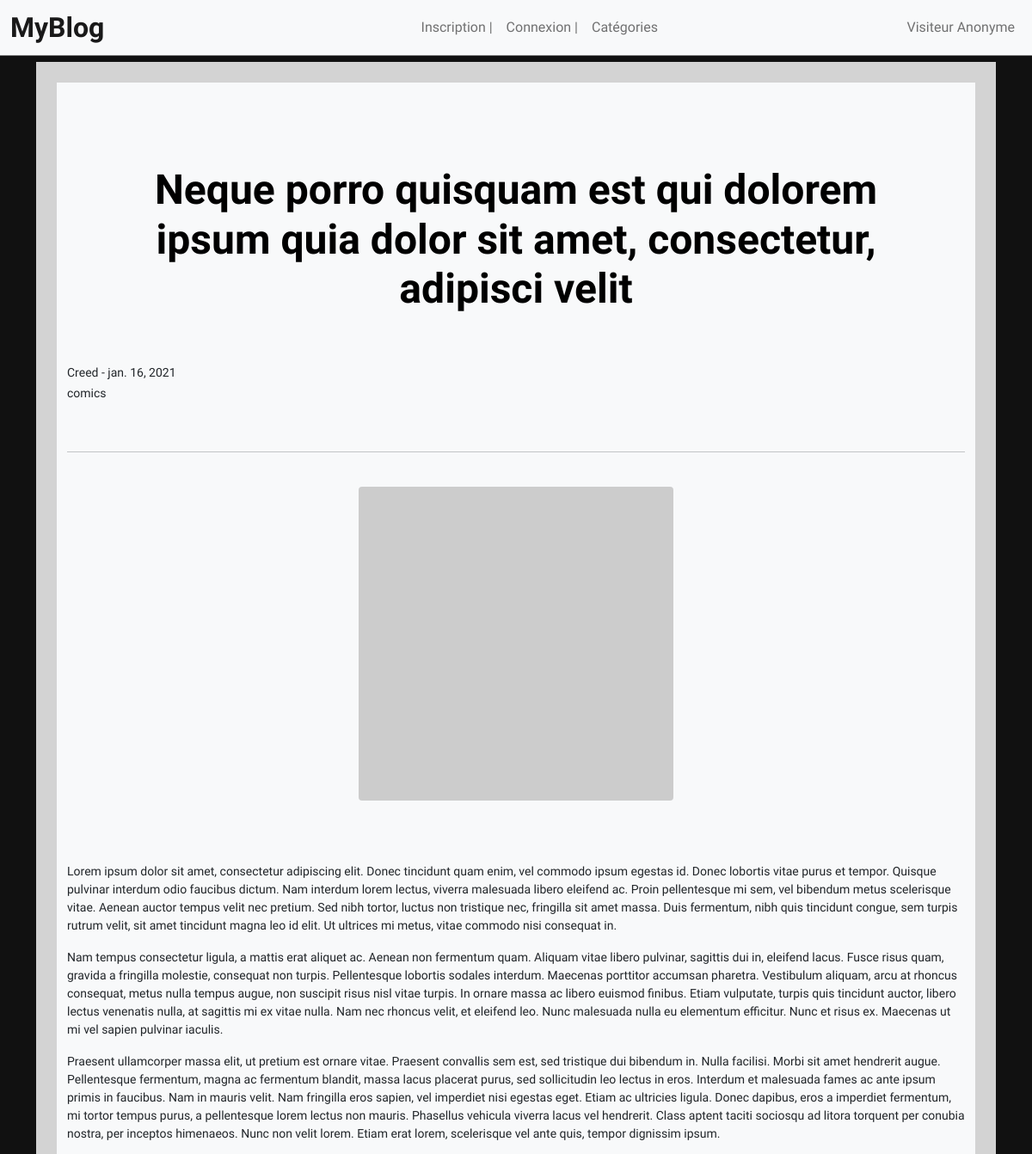
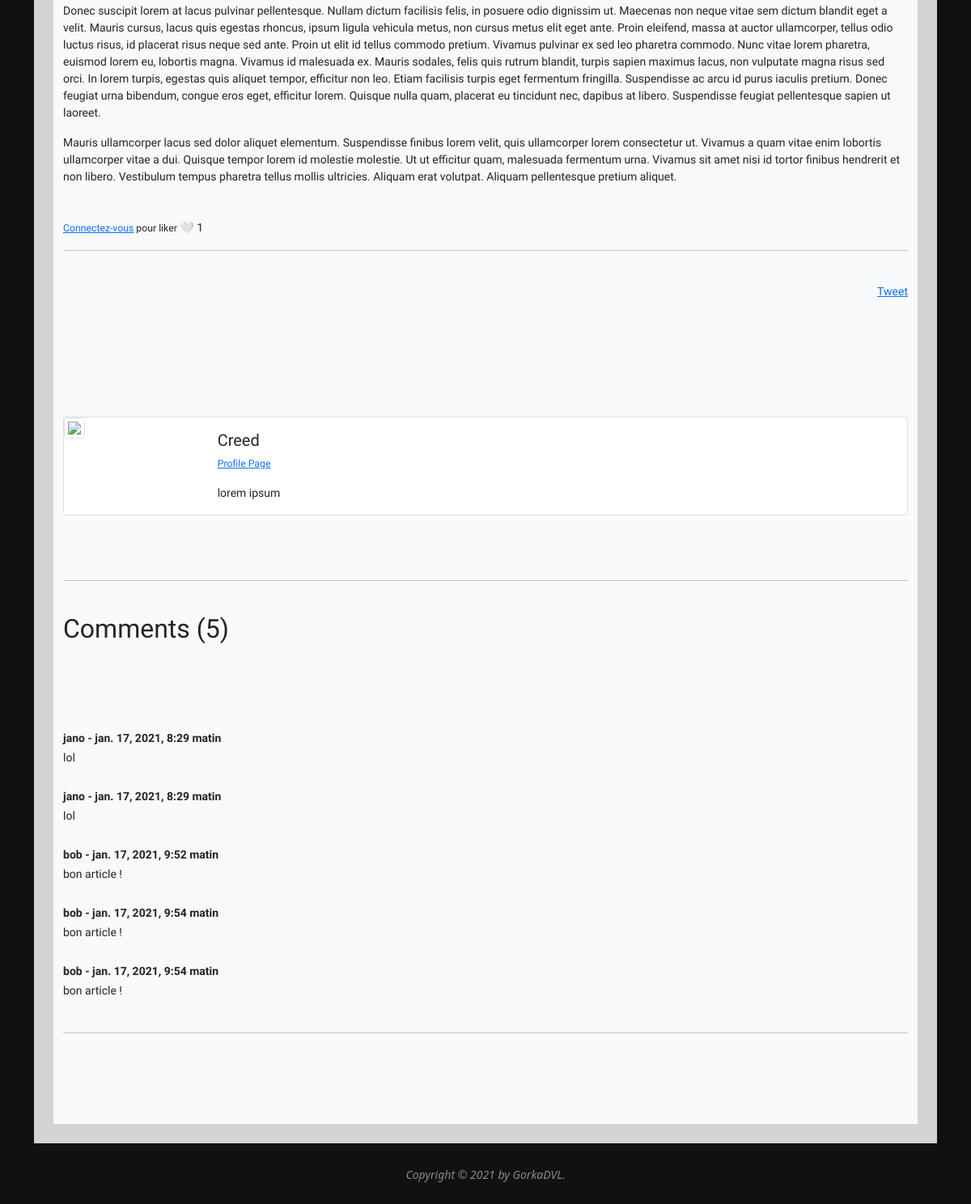
Page /article/22 on the committed database (2 pictures, top to bottom).
### monblog/models.py (models this page shows, shortened)
class Post(models.Model):
    title = models.CharField(max_length=255)
    header_image = models.ImageField(null=True, blank=True, upload_to="images/" )
    title_tag = models.CharField(max_length=255)
    author = models.ForeignKey(User, on_delete=models.CASCADE)
    body = RichTextField(blank=True, null=True)
    post_date = models.DateField(auto_now_add=True)
    category = models.CharField(max_length=255, default='Default')
    snippet = models.CharField(max_length=255)
    likes = models.ManyToManyField(User, related_name='blog_post')
    @property
    def number_of_comments(self):
        return Comment.objects.filter(post=self).count()
    def total_likes(self):
        return self.likes.count()

class Profile(models.Model):
    user = models.OneToOneField(User, null=True, on_delete=models.CASCADE)
    bio =  models.TextField()
    profile_pic = models.ImageField(null=True, blank=True, upload_to="images/profile/" )
    website_url = models.CharField(max_length=255, null=True, blank=True)
    facebook_url = models.CharField(max_length=255, null=True, blank=True)
    twitter_url = models.CharField(max_length=255, null=True, blank=True)
    instagram_url = models.CharField(max_length=255, null=True, blank=True)

class Comment(models.Model):
    post = models.ForeignKey(Post, related_name="comments", on_delete=models.CASCADE)
    name = models.CharField(max_length=80)
    body = models.TextField()
    date_added = models.DateTimeField(auto_now_add=True)

### monblog/views.py (the view, shortened to what this page needs)
# urls.py: path('article/<int:pk>', ArticleDetailView.as_view(), name='article-detail'),
class ArticleDetailView(DetailView):
    model = Post
    template_name = 'article_details.html'
    method = 'POST'
    def get_context_data(self, *args, **kwargs):
        cat_menu = Category.objects.all()
        context = super(ArticleDetailView, self).get_context_data(*args, **kwargs)
        stuff = get_object_or_404(Post, id=self.kwargs['pk'])
        total_likes = stuff.total_likes()
        liked = False
        post = Comment.objects.filter(
            post=self.get_object()).order_by('-date_added')
        context['comments'] = post
        if self.request.user.is_authenticated:
            context['comment_form'] = CommentForm(instance=self.request.user)
        if stuff.likes.filter(id=self.request.user.id).exists():
            liked = True
        context["cat_menu"] = cat_menu
        context["total_likes"] = total_likes
        context["liked"] = liked
        return context

### monblog/templates/article_details.html (shortened to what this page needs)
{% extends 'base.html' %}
{% load static %}
{% block content %}
<div class="container bg-light" style="border: rgb(211, 211, 211) solid 24px;font-family: 'Fira Sans', sans-serif; ">
<h1 style="color:black; font-size: 3em; font-weight: bold;">{{ post.title }} </h1>
<p><small> {{ post.author.first_name }} {{ post.author.name_name }} - {{ post.post_date }} <br> {{ post.category }} </a></p>
     <br>
<hr>
<br>
{% if post.header_image %}
<img class="img-fluid rounded mx-auto d-block" width="35%" src="https://via.placeholder.com/150x150.png">
{% endif %}
<br><br><br>
{{ post.body|safe }}
<br>
{% if user.is_authenticated %}
<form action="{% url 'like_post' post.pk%}" method="POST">
{% csrf_token %}
{% if liked  %}
<button type="submit", name="post_id", value="{{ post.id }}", class="btn btn-danger btn-sm">	🤍</button>
{% else %}
<button type="submit", name="post_id", value="{{ post.id }}", class="btn btn-primary btn-sm">	🤍
</button>
{% endif %}
{% else %}
  <small><a href="{% url 'login' %}">Connectez-vous</a> pour liker</small>
  🤍
  {% endif %}
{{ total_likes }}
<hr>
<br>
<div style="display: flex; flex-direction: row; justify-content: space-between;">
<div>
<a href="{{ request.build_absolute_uri }}" class="twitter-share-button" data-show-count="false">Tweet</a>
</div>
</div>
<br><br>
<br><br><br><br>
<div class="card mb-3" >
  <div class="row g-0">
    <div class="col-md-2">
      {% if post.author.profile.profile_pic %}
      <img src="{{ post.author.profile.profile_pic.url }}" class="img-fluid" >
      {% else %}
      <img src="{% static 'popcom/images/default_profile_pic.png' %}" class="img-thumbnail img-fluid">
      {% endif %}
    </div>
    <div class="col-md-10">
      <div class="card-body">
        <h5 class="card-title">{{ post.author.first_name }} {{ post.author.name_name }}</h5>
        <p class="small text-muted">
          <a href="{% url 'show_profile_page' post.author.profile.id %}">Profile Page</a>
        <p class="card-text">{{ post.author.profile.bio }}</p>
      </div>
    </div>
  </div>
</div>
<br><br>
<hr>
<br>
<h2>Comments ({{ object.number_of_comments }})</h2>
  <br>
<br>
{% if not post.comments.all %}
 Aucun commentaire ...
{% else %}
<br><br>
  {% for comment in post.comments.all %}
  <strong>
    {{ comment.name }} -
    {{ comment.date_added }}
  </strong>
  <br>
  {{ comment.body }}
<br><br>
  {% endfor %}
<hr>
<br><br>
{% endif %}
<br><br>
</div>
{% endblock %}

### static/popcom/css/styles.css (style rules this page uses)
body { background-color: #111; }
.container { padding-top: 3em; }
h1 { text-align: center; padding: 1em; color: white; font-size: 5em; }

### rows in the picture
Post: title "Neque porro quisquam est qui dolorem ipsum quia dolor sit amet, consectetur, adipisci velit", author.first_name "Creed", post_date "jan. 16, 2021", category "comics", body "Lorem ipsum dolor sit amet, consectetur adipiscing elit. Donec tincidunt quam enim, vel commodo ipsum egestas id. Donec lobortis vitae purus et tempor. Quisque pulvinar interdum odio faucibus dictum. Nam interdum lorem lectus, viverra malesuada libero eleifend ac. Proin pellentesque mi sem, vel bibendum metus scelerisque vitae. Aenean auctor tempus velit nec pretium. Sed nibh tortor, luctus non tristique nec, fringilla sit amet massa. Duis fermentum, nibh quis tincidunt congue, sem turpis rutrum velit, sit amet tincidunt magna leo id elit. Ut ultrices mi metus, vitae commodo nisi consequat in. Nam tempus consectetur ligula, a mattis erat aliquet ac. Aenean non fermentum quam. Aliquam vitae…", author.profile.bio "lorem ipsum", number_of_comments "5"
Comment: name "jano", date_added "jan. 17, 2021, 8:29 matin", body "lol"
Comment: name "jano", date_added "jan. 17, 2021, 8:29 matin", body "lol"
Comment: name "bob", date_added "jan. 17, 2021, 9:52 matin", body "bon article !"
Comment: name "bob", date_added "jan. 17, 2021, 9:54 matin", body "bon article !"
Comment: name "bob", date_added "jan. 17, 2021, 9:54 matin", body "bon article !"

### other values in the picture
{{ total_likes }} "1"
